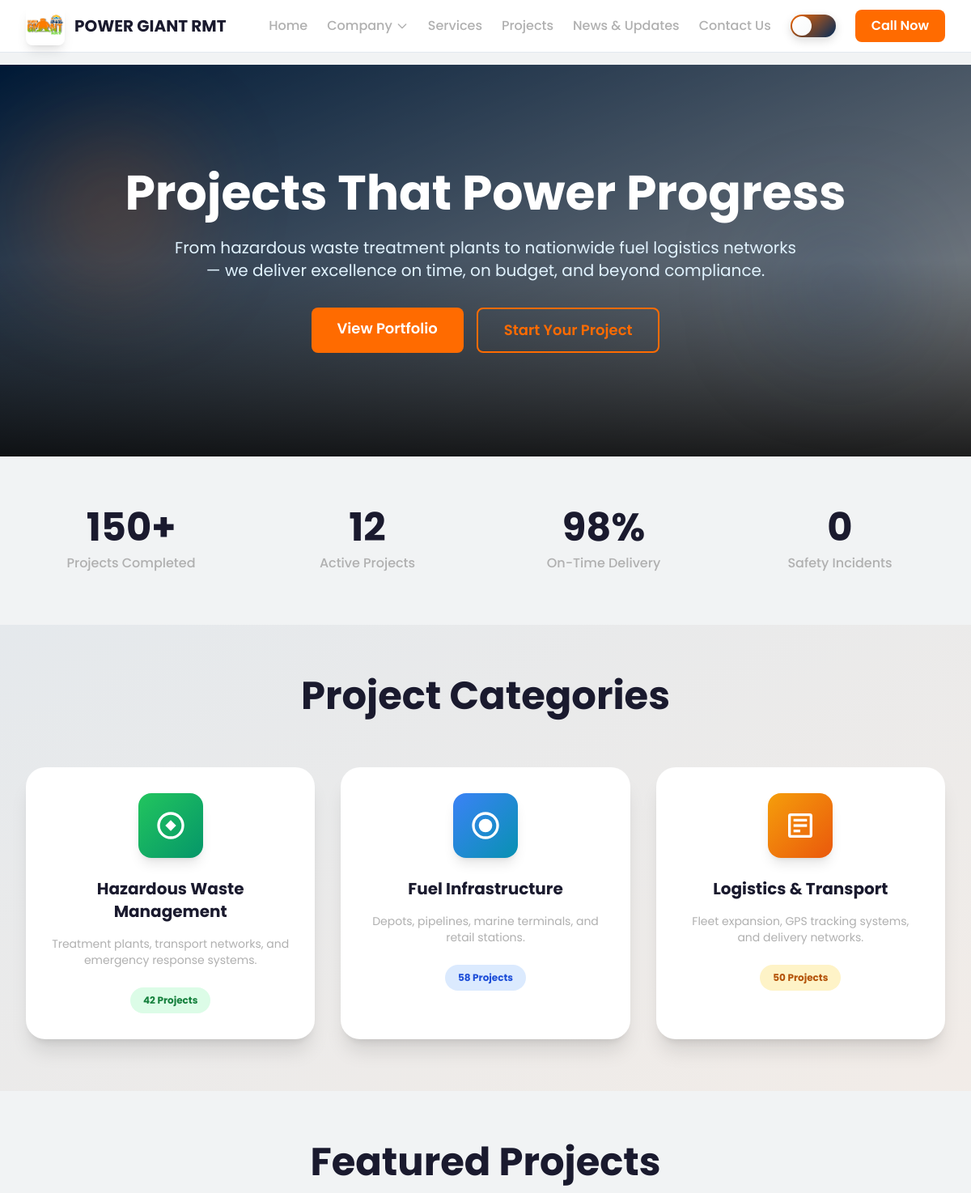
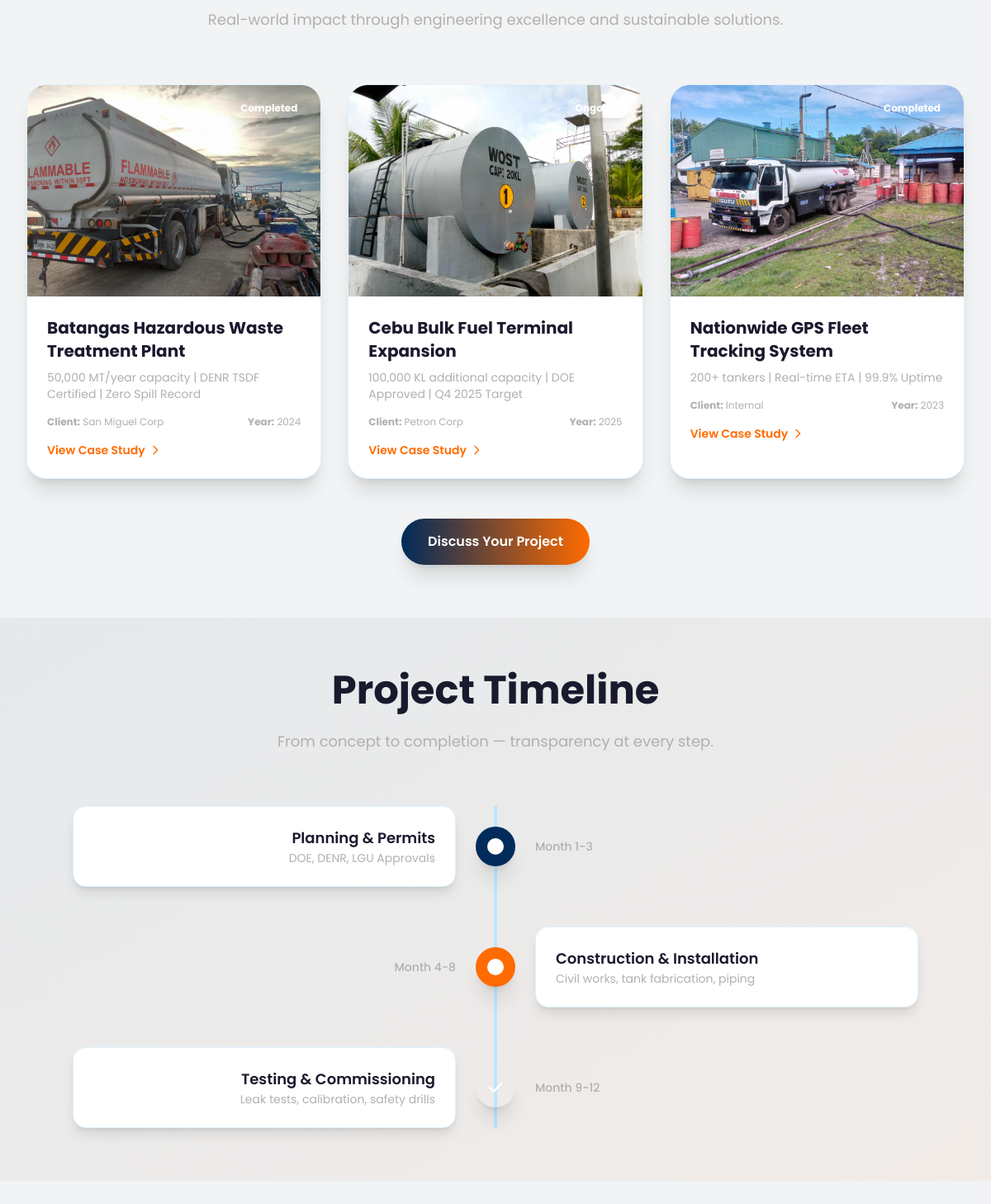
Screenshot of /pages/projects.php with the database file from the repository (2 pictures, top to bottom).
### tables this page shows
CREATE TABLE `projects_content` (
  `id` int(11) NOT NULL,
  `project_title` varchar(255) NOT NULL,
  `project_description` text DEFAULT NULL,
  `project_category` varchar(100) DEFAULT NULL,
  `image_path` varchar(255) DEFAULT NULL,
  `project_date` date DEFAULT NULL,
  `client_name` varchar(255) DEFAULT NULL,
  `display_order` int(11) DEFAULT 0,
  `is_active` tinyint(1) DEFAULT 1,
  `created_at` timestamp NOT NULL DEFAULT current_timestamp(),
  `updated_at` timestamp NOT NULL DEFAULT current_timestamp() ON UPDATE current_timestamp()
);

### pages/projects.php (the view, shortened to what the rows shown need)
<?php
include 'header.php';
$database = new Database();
$db = $database->connect();
$stmt = $db->query("SELECT * FROM projects_content WHERE is_active = 1 ORDER BY display_order");
$projects = $stmt->fetchAll(PDO::FETCH_ASSOC);
function getProjectImage($imagePath, $fallbackImage = '../css/images/project-waste-plant.jpg') {
    $fullPath = "../uploads/" . $imagePath;
    if (file_exists($fullPath)) {
        return $fullPath;
    }
    return $fallbackImage;
}
?>
<link rel="stylesheet" href="style.css">
<main class="min-h-screen bg-surface">
    <section class="relative py-32 bg-gradient-to-br from-primary via-primary-800 to-secondary-900 overflow-hidden">
        <div class="container-custom relative z-10 text-center text-white">
            <h1 class="font-poppins font-bold text-4xl sm:text-5xl lg:text-6xl mb-6 max-w-5xl mx-auto">
                Projects That Power Progress
            </h1>
        </div>
    </section>
    <section class="section-padding bg-gradient-to-br from-primary/5 to-secondary/5">
        <div class="container-custom">
            <div class="text-center mb-16">
                <h2 class="font-poppins font-bold text-3xl sm:text-4xl lg:text-5xl secondary-50 mb-6">
                    Project Categories
                </h2>
            </div>
        </div>
    </section>
    <section id="portfolio" class="section-padding bg-surface">
        <div class="container-custom">
            <div class="text-center mb-16">
                <h2 class="font-poppins font-bold text-3xl sm:text-4xl lg:text-5xl secondary-50 mb-6">
                    Featured Projects
                </h2>
            </div>
            <div class="grid grid-cols-1 md:grid-cols-2 lg:grid-cols-3 gap-8">
                <?php foreach ($projects as $project):
                    $projectImage = getProjectImage($project['image_path'] ?? '');
                ?>
                <div class="project-card group relative overflow-hidden rounded-3xl shadow-xl bg-white border border-accent-100 hover:shadow-2xl transition-all duration-700 transform hover:-translate-y-4">
                    <div class="relative h-64 overflow-hidden">
                        <img src="<?php echo $projectImage; ?>"
                             alt="<?php echo htmlspecialchars($project['project_title']); ?>"
                             class="w-full h-full object-cover transition-transform duration-1000 group-hover:scale-110"
                             onerror="this.src='https://images.pexels.com/photos/1267338/pexels-photo-1267338.jpeg?auto=compress&cs=tinysrgb&w=800';">
                        <div class="absolute top-4 right-4 <?php echo (isset($project['status']) && $project['status'] === 'Ongoing') ? 'bg-primary' : 'bg-success'; ?> text-white px-3 py-1 rounded-full text-xs font-bold shadow-lg">
                            <?php echo isset($project['status']) ? $project['status'] : ((!empty($project['project_date']) && strtotime($project['project_date']) > strtotime('-6 months')) ? 'Ongoing' : 'Completed'); ?>
                        </div>
                    </div>
                    <div class="p-6">
                        <h3 class="font-poppins font-bold text-xl secondary-50 mb-2"><?php echo htmlspecialchars($project['project_title']); ?></h3>
                        <p class="text-text-secondary text-sm mb-4">
                            <?php echo htmlspecialchars($project['project_description']); ?>
                        </p>
                        <div class="flex justify-between text-xs text-text-secondary mb-4">
                            <?php if (!empty($project['client_name'])): ?>
                            <span><strong>Client:</strong> <?php echo htmlspecialchars($project['client_name']); ?></span>
                            <?php endif; ?>
                            <?php if (!empty($project['project_date'])): ?>
                            <span><strong>Year:</strong> <?php echo date('Y', strtotime($project['project_date'])); ?></span>
                            <?php elseif (isset($project['budget'])): ?>
                            <span><strong>Budget:</strong> <?php echo htmlspecialchars($project['budget']); ?></span>
                            <?php endif; ?>
                        </div>
                        <a href="#" class="text-secondary font-semibold hover:text-primary transition-colors flex items-center text-sm">
                            <?php echo (isset($project['status']) && $project['status'] === 'Ongoing') ? 'Track Progress' : 'View Case Study'; ?>
                            <svg class="w-4 h-4 ml-1" fill="none" stroke="currentColor" viewBox="0 0 24 24">
                                <path stroke-linecap="round" stroke-linejoin="round" stroke-width="2" d="M9 5l7 7-7 7"></path>
                            </svg>
                        </a>
                    </div>
                </div>
                <?php endforeach; ?>
            </div>
        </div>
    </section>
    <section class="section-padding bg-gradient-to-br from-primary/5 to-secondary/5">
        <div class="container-custom">
            <div class="text-center mb-16">
                <h2 class="font-poppins font-bold text-3xl sm:text-4xl lg:text-5xl secondary-50 mb-6">
                    Project Timeline
                </h2>
            </div>
        </div>
    </section>
</main>

### rows the page displays
projects_content: image_path (picture), shows "Completed", project_title "Batangas Hazardous Waste Treatment Plant", project_description "50,000 MT/year capacity | DENR TSDF Certified | Zero Spill Record", client_name "San Miguel Corp", project_date "2024"
projects_content: image_path (picture), shows "Ongoing", project_title "Cebu Bulk Fuel Terminal Expansion", project_description "100,000 KL additional capacity | DOE Approved | Q4 2025 Target", client_name "Petron Corp", project_date "2025"
projects_content: image_path (picture), shows "Completed", project_title "Nationwide GPS Fleet Tracking System", project_description "200+ tankers | Real-time ETA | 99.9% Uptime", client_name "Internal", project_date "2023"
